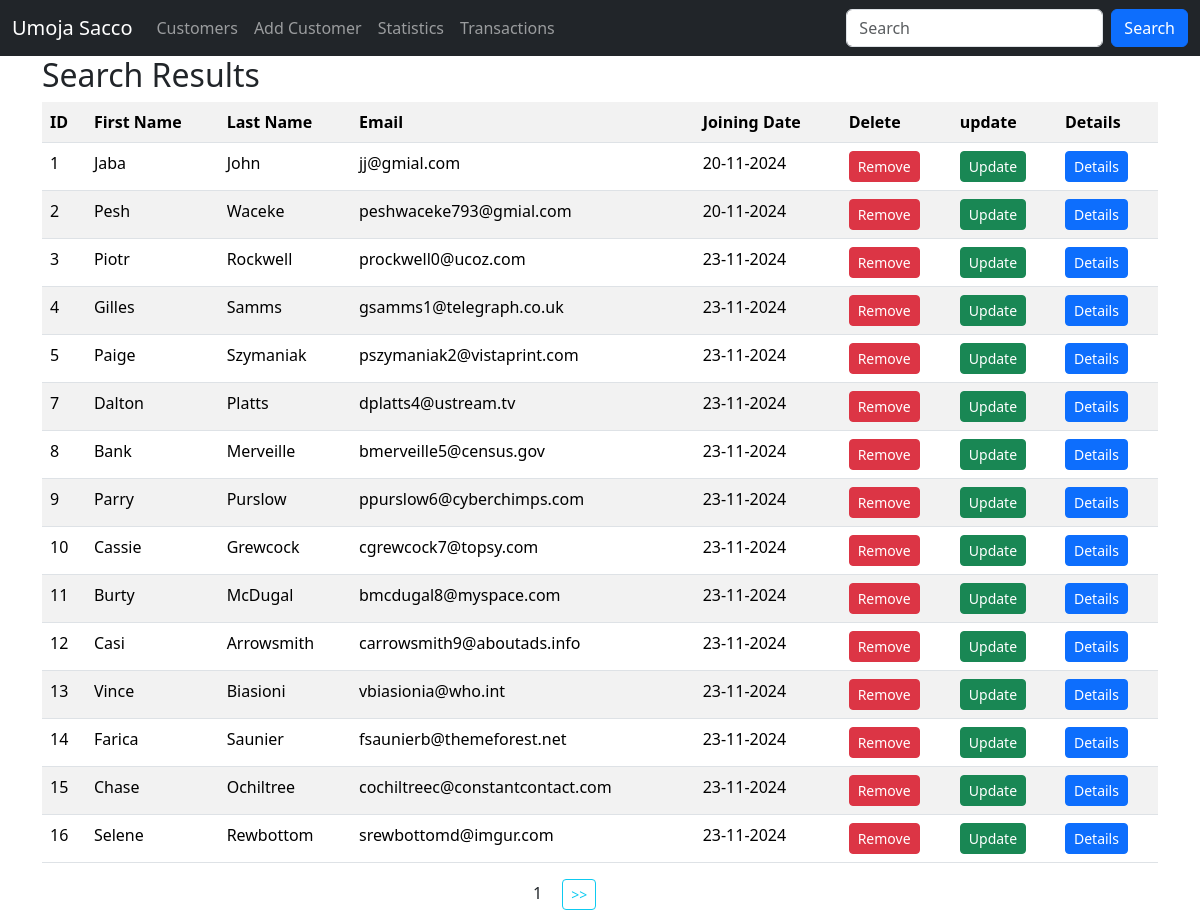
The app's page /customers/search with its own data.
### sacco/models.py (models this page shows, shortened)
class Customer(models.Model):
    first_name = models.CharField(max_length=60)
    last_name = models.CharField(max_length=60)
    email = models.EmailField(unique=True)
    dob = models.DateField()
    gender = models.CharField(max_length=11)
    weight = models.IntegerField(default=0)
    created_at = models.DateTimeField(auto_now_add=True)
    updated_at = models.DateField(auto_now=True)
    class Meta:
        db_table = 'customers'

### sacco/views.py (the view)
# urls.py: path('customers/search', views.search_customer, name='search_customer'),
def search_customer(request):
    search_term = request.GET.get('search','').strip()
    data = Customer.objects.filter(Q(first_name__icontains=search_term) | Q(last_name__icontains=search_term) | Q(email__icontains=search_term))
    paginator = Paginator(data, 15)
    page_number = request.GET.get('page', 1)
    try:
        paginated_data = paginator.page(page_number)
    except PageNotAnInteger | EmptyPage:
        paginated_data = paginator.page(1)
    return render(request, 'search.html', {"data": paginated_data})

### templates/search.html (shortened to what this page needs)
{% extends 'layout.html' %}
{% block content %}
    <div class="container">
        <h2>Search Results </h2>
        <table class="table table-striped">
            <tr>
                <th>ID</th>
                <th>First Name</th>
                <th>Last Name</th>
                <th>Email</th>
                <th>Joining Date</th>
                <th>Delete</th>
                <th>update</th>
                <th>Details</th>
            </tr>
            {% for customer in data.object_list %}
                <tr>
                    <td>{{ customer.id }}</td>
                    <td>{{ customer.first_name }}</td>
                    <td>{{ customer.last_name }}</td>
                    <td>{{ customer.email }}</td>
                    <td>{{ customer.created_at | date:"d-m-Y" }}</td>
                    <td>
                        <a class="btn btn-danger btn-sm" href="{% url 'delete_customer' customer.id %}">Remove</a>
                    </td>
                    <td>
                        <a class="btn btn-success btn-sm" href="{% url 'update_customer' customer.id %}">Update</a>
                    </td>
                    <td>
                    <a class="btn btn-primary btn-sm" href="{% url 'customer_details' customer.id %}">Details</a>
                    </td>
                </tr>
            {% empty %}
                <p>No customers found</p>
            {% endfor %}
        </table>
        <div class="row justify-content-center">
            <div class="col-sm-2">
                <span class="mx-3" >{{data.number}}</span>
                {% if data.has_next %}
                    <a class="btn btn-outline-info btn-sm" href="?page={{ data.next_page_number }}"> >> </a>
                {% endif %}
            </div>
        </div>
    </div>
{% endblock content %}

### records on screen
Customer: id "1", first_name "Jaba", last_name "John", email "jj@gmial.com", created_at "20-11-2024"
Customer: id "2", first_name "Pesh", last_name "Waceke", email "peshwaceke793@gmial.com", created_at "20-11-2024"
Customer: id "3", first_name "Piotr", last_name "Rockwell", email "prockwell0@ucoz.com", created_at "23-11-2024"
Customer: id "4", first_name "Gilles", last_name "Samms", email "gsamms1@telegraph.co.uk", created_at "23-11-2024"
Customer: id "5", first_name "Paige", last_name "Szymaniak", email "pszymaniak2@vistaprint.com", created_at "23-11-2024"
Customer: id "7", first_name "Dalton", last_name "Platts", email "dplatts4@ustream.tv", created_at "23-11-2024"
Customer: id "8", first_name "Bank", last_name "Merveille", email "bmerveille5@census.gov", created_at "23-11-2024"
Customer: id "9", first_name "Parry", last_name "Purslow", email "ppurslow6@cyberchimps.com", created_at "23-11-2024"
Customer: id "10", first_name "Cassie", last_name "Grewcock", email "cgrewcock7@topsy.com", created_at "23-11-2024"
Customer: id "11", first_name "Burty", last_name "McDugal", email "bmcdugal8@myspace.com", created_at "23-11-2024"
Customer: id "12", first_name "Casi", last_name "Arrowsmith", email "carrowsmith9@aboutads.info", created_at "23-11-2024"
Customer: id "13", first_name "Vince", last_name "Biasioni", email "vbiasionia@who.int", created_at "23-11-2024"
Customer: id "14", first_name "Farica", last_name "Saunier", email "fsaunierb@themeforest.net", created_at "23-11-2024"
Customer: id "15", first_name "Chase", last_name "Ochiltree", email "cochiltreec@constantcontact.com", created_at "23-11-2024"
Customer: id "16", first_name "Selene", last_name "Rewbottom", email "srewbottomd@imgur.com", created_at "23-11-2024"

### other values on screen
{{ data.number }} "1"
